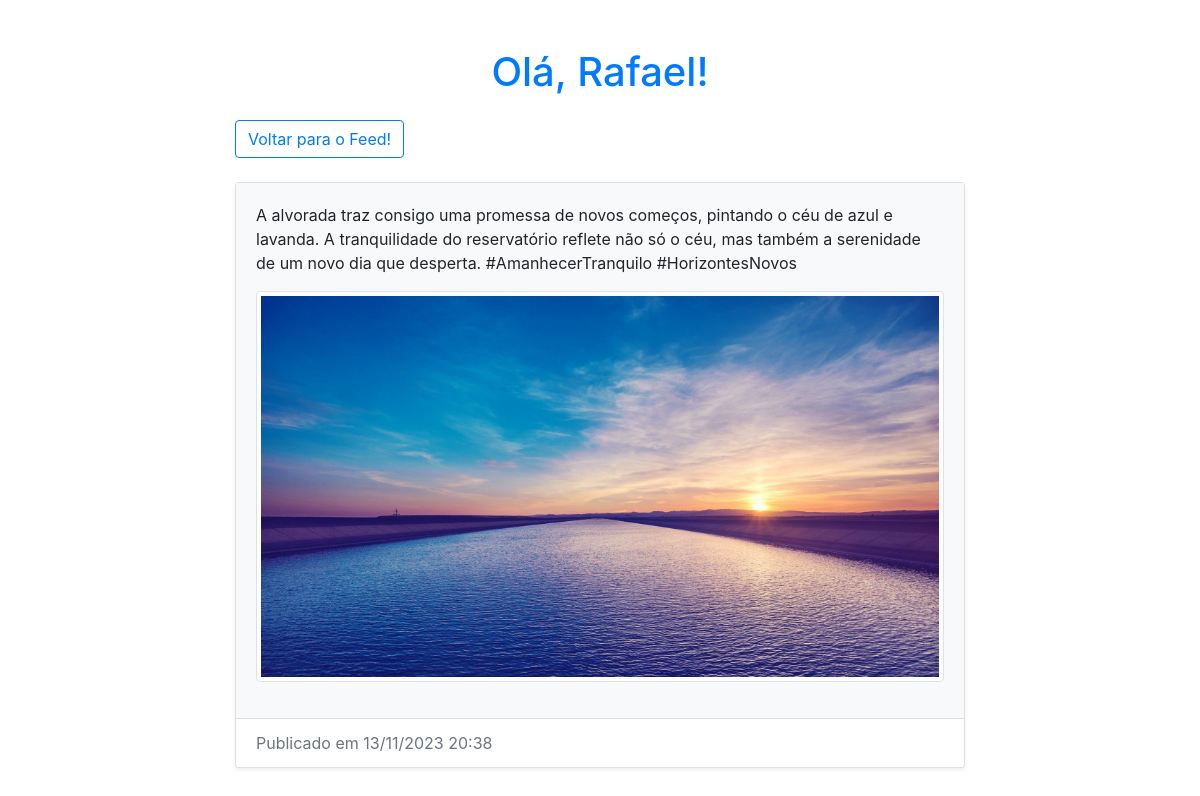
Page /profile/2 (signed in) on the committed database.
### tumbrl/models.py (models this page shows)
class User(database.Model, UserMixin):
    id = database.Column(database.Integer, primary_key=True)
    username = database.Column(database.String, nullable=False, unique=True)
    email = database.Column(database.String, nullable=False, unique=True)
    password = database.Column(database.String, nullable=False)
    posts = database.relationship("Posts", backref="user", lazy=True)

class Posts(database.Model):
    id = database.Column(database.Integer, primary_key=True)
    post_text = database.Column(database.String, default='')
    post_img = database.Column(database.String, default='default.png')
    creation_date = database.Column(database.DateTime, nullable=False, default=datetime.utcnow())
    user_id = database.Column(database.Integer, database.ForeignKey('user.id'), nullable=False)
    likes = database.Column(database.Integer, default=0)

### tumbrl/routes.py (the view)
@app.route('/profile/<user_id>', methods=['POST', 'GET'])
@login_required
def profile(user_id):
    if int(user_id) == int(current_user.id):
        _formCreateNewPost = FormCreateNewPost()
        if _formCreateNewPost.validate_on_submit():
            photo_file = _formCreateNewPost.photo.data
            photo_name = secure_filename(photo_file.filename)
            photo_path = f'{os.path.abspath(os.path.dirname(__file__))}/{app.config["UPLOAD_FOLDER"]}/{photo_name}'
            photo_file.save(photo_path)
            _postText = _formCreateNewPost.text.data
            newPost = Posts(post_text=_postText, post_img=photo_name, user_id=int(current_user.id))
            database.session.add(newPost)
            database.session.commit()
        return render_template('profile.html', user=current_user, form=_formCreateNewPost)
    else:
        _user = User.query.get(int(user_id))
        return render_template('profile.html', user=_user, form=None)

### tumbrl/models.py (called while the page is built)
@login_manager.user_loader
def load_user(user_id):
    return User.query.get(int(user_id))

### tumbrl/templates/profile.html (shortened to what this page needs)
<link rel="stylesheet" href="https://stackpath.bootstrapcdn.com/bootstrap/4.5.2/css/bootstrap.min.css">
{% block body %}
<div class="container my-5">
    <div class="row justify-content-center">
        <div class="col-lg-8 col-md-10 col-sm-12">
            <h1 class="text-center mb-4 text-primary">Olá, {{ user.username }}!</h1>
            <div class="d-flex justify-content-between mb-4">
                <a href="{{ url_for('home') }}" class="btn btn-outline-primary">Voltar para o Feed!</a>
            </div>
            {% for post in user.posts %}
            <div class="card mb-4 shadow-sm">
                <div class="card-body bg-light">
                    <p class="card-text">{{ post.post_text }}</p>
                    {% if post.post_img %}
                    <img class="img-thumbnail rounded mb-3" src="{{ url_for('static', filename='fotos_dos_posts/' ~ post.post_img) }}" alt="Imagem do post" style="max-height: 400px; width: auto;">
                    {% endif %}
                </div>
                <div class="card-footer text-muted bg-white">
                    Publicado em {{ post.creation_date.strftime("%d/%m/%Y %H:%M") }}
                </div>
            </div>
            {% else %}
            <p class="text-muted text-center">Não há publicações para mostrar.</p>
            {% endfor %}
        </div>
    </div>
</div>
{% endblock %}

### rows in the picture
User: username "Rafael"
Posts: post_text "A alvorada traz consigo uma promessa de novos começos, pintando o céu de azul e lavanda. A tranquilidade do reservatório reflete não só o céu, mas também a serenidade de um novo dia que desperta. #AmanhecerTranquilo #HorizontesNovos", post_img (picture), creation_date "13/11/2023 20:38"
